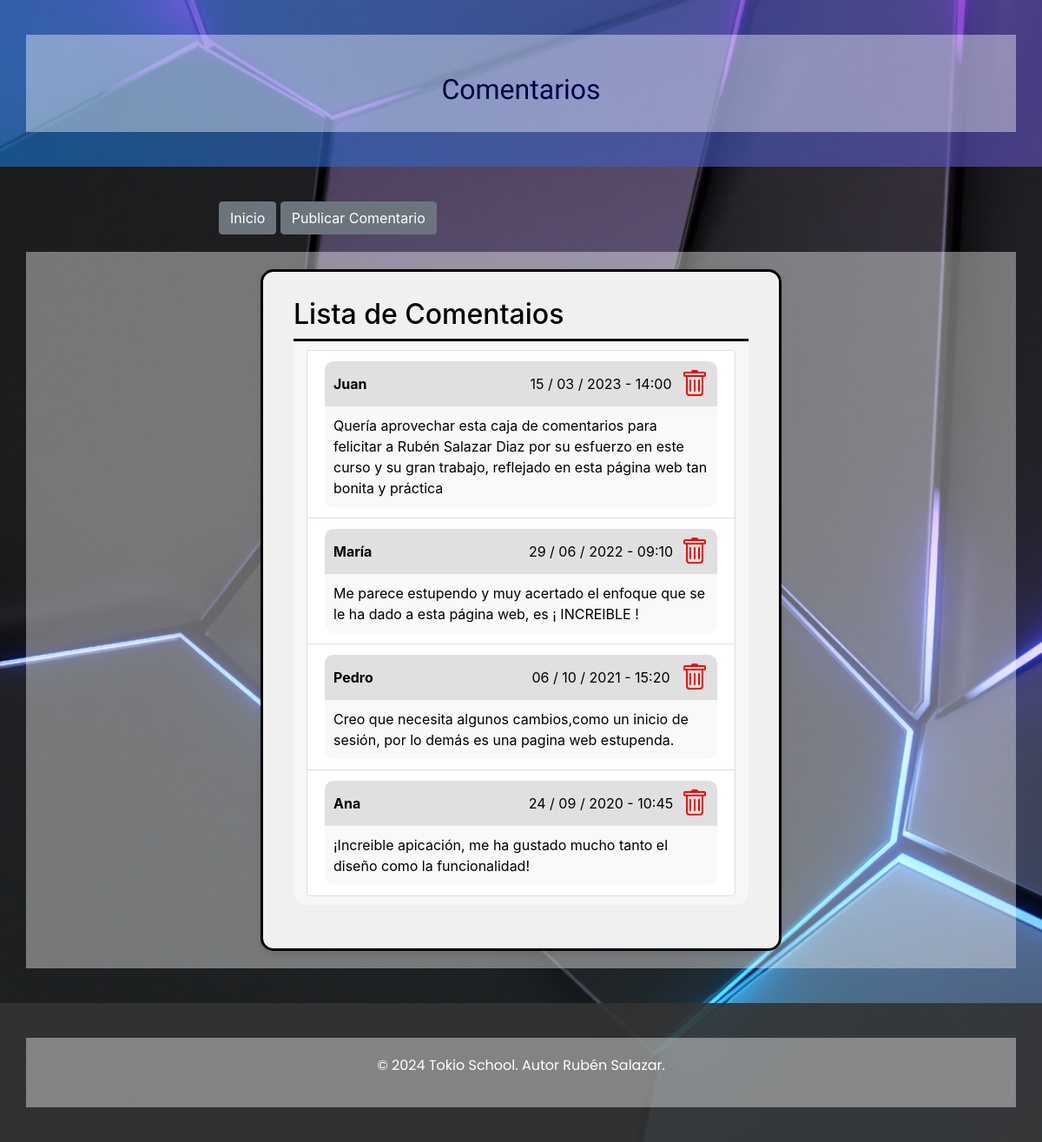
Page /comentarios on the committed database.
### models.py (models this page shows, shortened)
class Comment(db.Base):
    __tablename__ = "comentario" #Nombre de tabla
    __table_args__ = {"sqlite_autoincrement": True} #Variable que autoincrementa
    id = Column(Integer, primary_key=True) #Le damos una ID
    name = Column(String, nullable=False) #Nombre del creador de comentario
    comment = Column(String, nullable=False) #Contenido del comentario
    date = Column(String, nullable=False) #Fecha que añadiremos automaticamente

### main.py (the view)
@app.route('/comentarios')
def comments():
    all_comments = db.session.query(Comment).order_by(Comment.id.desc()).all()
    return render_template('comentarios.html',comments_list=all_comments)

### templates/comentarios.html (shortened to what this page needs)
<!DOCTYPE html>
<html lang="es">
<head>
    <link rel="stylesheet" href="{{ url_for('static', filename='css/comentarios.css') }}">
    <link href="https://stackpath.bootstrapcdn.com/bootstrap/4.5.2/css/bootstrap.min.css" rel="stylesheet">
    <link rel="stylesheet" href="https://cdn.jsdelivr.net/npm/@fortawesome/fontawesome-free@6.1.2/css/fontawesome.min.css">
</head>
<body>
    <header>
        <div class="container">
            <h1 class="display-4 text-center mt-4 titulo">Comentarios</h1>
        </div>
    </header>
    <main>
        <div class="buttons_container">
            <a href="/" class="btn btn-secondary">Inicio</a>
            <a href="formulario-comentarios" class="btn btn-secondary">Publicar Comentario</a>
        </div>
        <div class="container">
            <div class="custom-card">
                <div class="custom-card-header">
                    <h2>Lista de Comentaios</h2>
                <div class="custom-card-body">
                    <ul class="list-group">
                        {% for comment in comments_list %}
                            <li class="list-group-item">
                                <div class="comment-container">
                                    <div class="comment-header">
                                        <div class="comment-name">{{ comment.name }}</div>
                                        <div class="comment-date">{{ comment.date }}</div>
                                        <div class="comment-action">
                                            <a href="/delete_comment/{{ comment.id }}" style="text-decoration:none" class="trash-icon">
                                            </a>
                                        </div>
                                    </div>
                                    <div class="comment-content">
                                        <div>{{ comment.comment }}</div>
                                    </div>
                                </div>
                            </li>
                        {% endfor %}
                    </ul>
                </div>
            </div>
        </div>
    </main>
    <footer>
        <div class="container">
            <p>&copy; 2024 Tokio School. Autor Rubén Salazar.</p>
        </div>
    </footer>
</body>
</html>

### static/css/comentarios.css (style rules this page uses)
.titulo { font-family: 'Seymour One', sans-serif; font-size: 3rem; text-align: center; font-weight: bold; background: linear-gradient(to right, #000000, #00008b); -webkit-background-clip: text; -webkit-text-fill-color: transparent; }
h1.display-4.titulo { font-size: 2rem; }
.container { margin: 20px; padding: 20px; max-width: 900px; background: rgba(255, 255, 255, 0.4); }
header { background: rgba(0, 0, 0, 0.3); padding: 20px 20px; text-align: center; position: relative; z-index: 1; }
header::before { content: ""; position: absolute; top: 0; left: 0; width: 100%; height: 100%; background: linear-gradient(to right, rgba(30, 144, 255, 0.5), rgba(123, 104, 238, 0.5)); z-index: -1; }
header h1 { margin: 10px; }
html, body { height: 100%; margin: 0; display: flex; flex-direction: column; }
body { background-image: url('../images/background.jpg'); background-size: cover; background-repeat: no-repeat; background-attachment: fixed; display: flex; flex-direction: column; min-height: 100vh; margin: 0; }
main { flex: 1; display: flex; flex-direction: column; justify-content: center; align-items: center; padding: 20px; }
footer { background-color: rgba(51, 51, 51, 0.9); color: #fff; padding: 20px 0; text-align: center; font-family: 'Poppins', sans-serif; position: relative; bottom: 0; width: 100%; margin-top: auto; box-sizing: border-box; }
.custom-card { background-color: #f0f0f0 !important; border: 3px solid #000 !important; border-radius: 15px !important; box-shadow: 0 4px 8px rgba(0, 0, 0, 0.1) !important; width: 100%; max-width: 600px; margin: auto; padding: 20px; padding-bottom: 40px; }
.custom-card-header, .custom-card-body { background-color: #f0f0f0 !important; color: #000 !important; border-top: 3px solid #000 !important; padding: 10px 15px !important; }
.custom-card-header { border-top-left-radius: 15px !important; border-top-right-radius: 15px !important; border-top: none !important; }
.custom-card-body { border-bottom-left-radius: 15px !important; border-bottom-right-radius: 15px !important; background-color: #f7f7f7 !important; }
.list-group-item { display: flex !important; align-items: center !important; }
.comment-container { width: 100% !important; }
.comment-header { display: flex; align-items: center; justify-content: space-between; background-color: #e0e0e0; padding: 10px; border-radius: 10px 10px 0 0; }
.comment-name { flex: 0 0 50%; font-weight: bold; }
.comment-content { padding: 10px; background-color: #f9f9f9; border-radius: 0 0 10px 10px; width: 100%; resize: none; word-wrap: break-word; overflow-wrap: break-word; }
.trash-icon svg.basic { display: block; }
.buttons_container { margin-top: 20px; padding-left: 20%; }

### rows in the picture
Comment: name "Juan", date "15 / 03 / 2023 - 14:00", comment "Quería aprovechar esta caja de comentarios para felicitar a Rubén Salazar Diaz por su esfuerzo en este curso y su gran trabajo, reflejado en esta página web tan bonita y práctica"
Comment: name "María", date "29 / 06 / 2022 - 09:10", comment "Me parece estupendo y muy acertado el enfoque que se le ha dado a esta página web, es ¡ INCREIBLE !"
Comment: name "Pedro", date "06 / 10 / 2021 - 15:20", comment "Creo que necesita algunos cambios,como un inicio de sesión, por lo demás es una pagina web estupenda."
Comment: name "Ana", date "24 / 09 / 2020 - 10:45", comment "¡Increible apicación, me ha gustado mucho tanto el diseño como la funcionalidad!"
